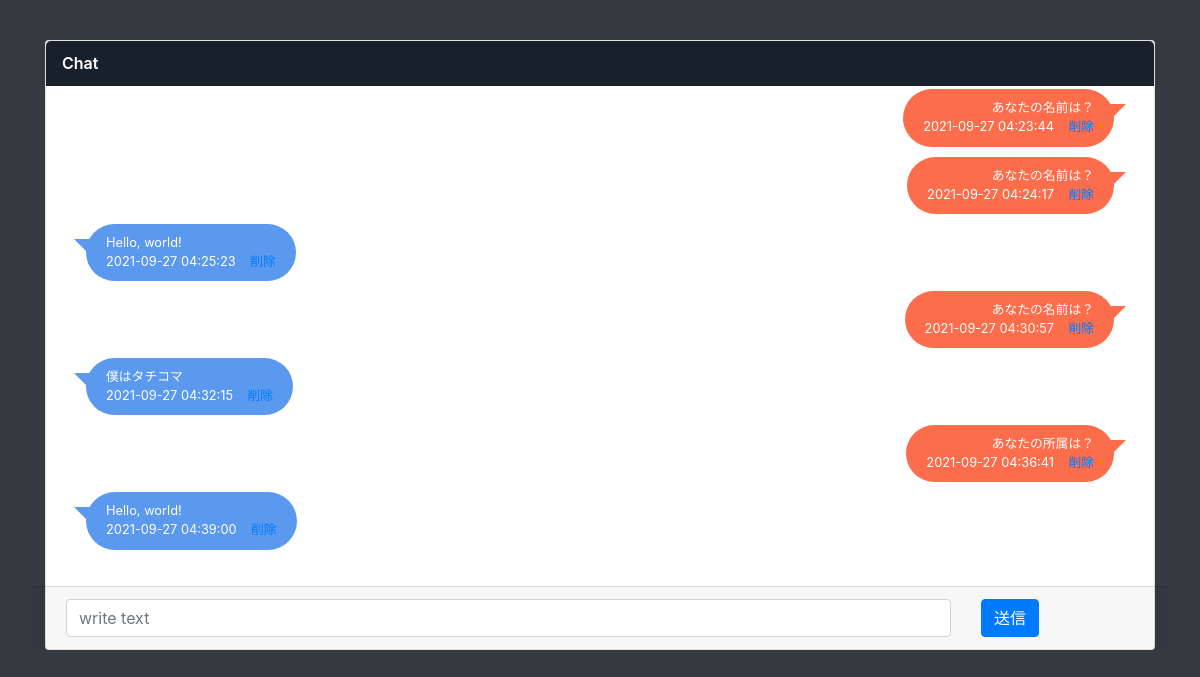
Before: / with the older database file.
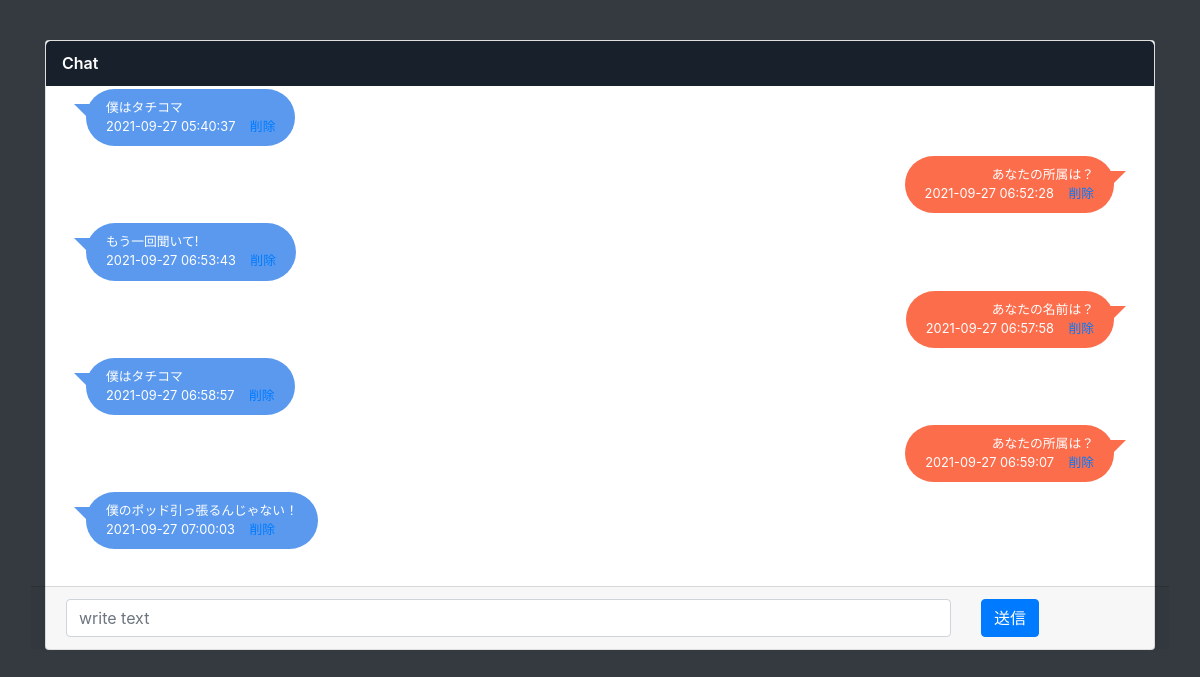
After: the same page with the newer database file.
### main.py (models this page shows)
class Chat(db.Model):
    __tablename__ = 'chats'
    id = db.Column(db.Integer, primary_key=True)
    content = db.Column(db.String(200), nullable=False)
    type = db.Column(db.String(200), nullable=True)
    date_created = db.Column(db.DateTime, default=datetime.utcnow)

### main.py (the view)
@app.route('/', methods=['POST', 'GET'])
def index():
    global flag, task_content
    if request.method == 'POST':
        task_content = request.form['content']
        task_type = request.form['type']
        if request.form['flag'] == 'True':
            flag = True
        else:
            flag = False
        new_task = Chat(content=task_content, type=task_type)
        try:
            db.session.add(new_task)
            db.session.commit()
        except:
            return "Not seld message yet, try again."
        return redirect('/')
    else:
        tasks = Chat.query.order_by(Chat.date_created).all()
        return render_template('index.html', tasks=tasks, flag=flag, task_content=task_content)

### templates/index.html (shortened to what this page needs)
<!DOCTYPE html>
<html lang="en">
<head>
    <link href="https://stackpath.bootstrapcdn.com/bootstrap/4.4.1/css/bootstrap.min.css" rel="stylesheet"
>
    <link rel="stylesheet" href="{{ url_for('static', filename='css/main.css') }}">
</head>
<body class="bg-dark">
    <div class="container content">
        <div class="card">
            <div class="card-header">Chat</div>
            <div class="card-body" style="overflow: scroll;height: 500px;" id="target">
                <ul class="chat-list">
                    {% if tasks|length < 1 %} <h4 style="text-align: center">つぶやいてみよう！！！</h4>
                        {% else %}
                        {% for task in tasks %}
                        <li class="{{ task.type }}">
                            <div class="chat-body">
                                <div class="chat-message">
                                    <p>{{ task.content }}</p>
                                    {{ task.date_created.replace(microsecond = 0) }} &nbsp;&nbsp;
                                    <a href="/delete/{{task.id}}">削除</a>
                                </div>
                            </div>
                        </li>
                        {% endfor %}
                        {% endif %}
                </ul>
            </div>
            <form action="/" method="post" class="row card-footer">
                <div class="col-10">
                    <input type="text" name="content" id="content" class="form-control" placeholder="write text">
                </div>
                <div class="col-2">
                    <input type="submit" value="送信" class="btn btn-primary">
                </div>
            </form>
        </div>
    </div>
</body>
</html>

Changed rows visible on the page:
no longer on this page (row unchanged): Chat: content "あなたの名前は？", date_created.replace "2021-09-27 04:23:44"
no longer on this page (row unchanged): Chat: content "あなたの名前は？", date_created.replace "2021-09-27 04:24:17"
no longer on this page (row unchanged): Chat: content "Hello, world!", date_created.replace "2021-09-27 04:25:23"
no longer on this page (row unchanged): Chat: content "あなたの名前は？", date_created.replace "2021-09-27 04:30:57"
no longer on this page (row unchanged): Chat: content "僕はタチコマ", date_created.replace "2021-09-27 04:32:15"
no longer on this page (row unchanged): Chat: content "あなたの所属は？", date_created.replace "2021-09-27 04:36:41"
no longer on this page (row unchanged): Chat: content "Hello, world!", date_created.replace "2021-09-27 04:39:00"
added Chat: content "僕はタチコマ", date_created.replace "2021-09-27 05:40:37"
added Chat: content "あなたの所属は？", date_created.replace "2021-09-27 06:52:28"
added Chat: content "もう一回聞いて!", date_created.replace "2021-09-27 06:53:43"
added Chat: content "あなたの名前は？", date_created.replace "2021-09-27 06:57:58"
added Chat: content "僕はタチコマ", date_created.replace "2021-09-27 06:58:57"
added Chat: content "あなたの所属は？", date_created.replace "2021-09-27 06:59:07"
added Chat: content "僕のポッド引っ張るんじゃない！", date_created.replace "2021-09-27 07:00:03"
